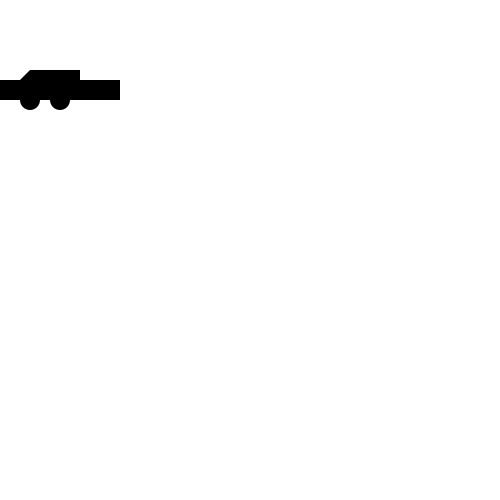
Frame 1 (no input)
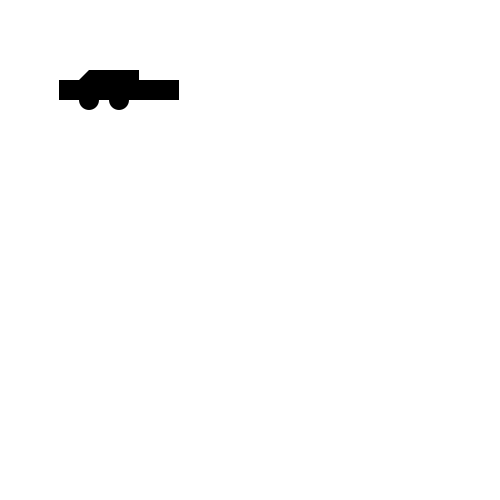
Frame 60 (the mouse pressed at the canvas centre just before this capture)
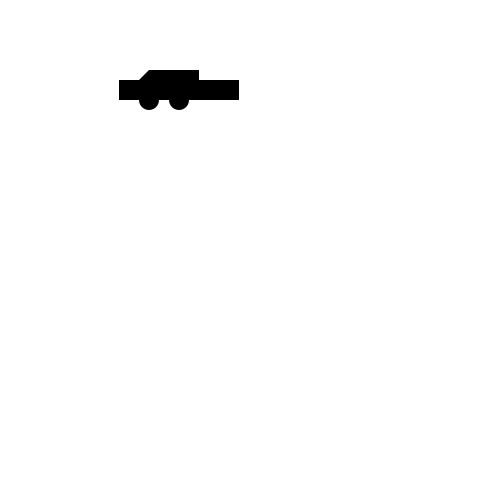
Frame 120 (the mouse held since frame 60 and released just before this capture)

The Processing sketch that drew these frames (run headless with seeded random() and noise(); from frame 60 on, the mouse is pressed at the canvas centre):

// Processing sketch: Lab4_movingCar
// ── Lab4_movingCar.pde
final int velocity = 1;
int xOrigin = 0;
int yOrigin = 100;
void setup() {
  size(500,500);
  noStroke();
  ellipseMode(CORNER);
}

void draw() {
  background(255);
  fill(0);
  //front of car
  quad(xOrigin,yOrigin, xOrigin,yOrigin-20, xOrigin+120,yOrigin-20, xOrigin+120,yOrigin);
  // middle of car
  quad(xOrigin+20,yOrigin-20, xOrigin+30,yOrigin-30, xOrigin+30,yOrigin, xOrigin+20,yOrigin);
  //back of car
  rect(xOrigin+30,yOrigin-30, 50, 30);
  //wheels
  ellipse(xOrigin+20,yOrigin-10, 20,20);
  ellipse(xOrigin+50,yOrigin-10, 20,20);
  xOrigin+=velocity;
}
